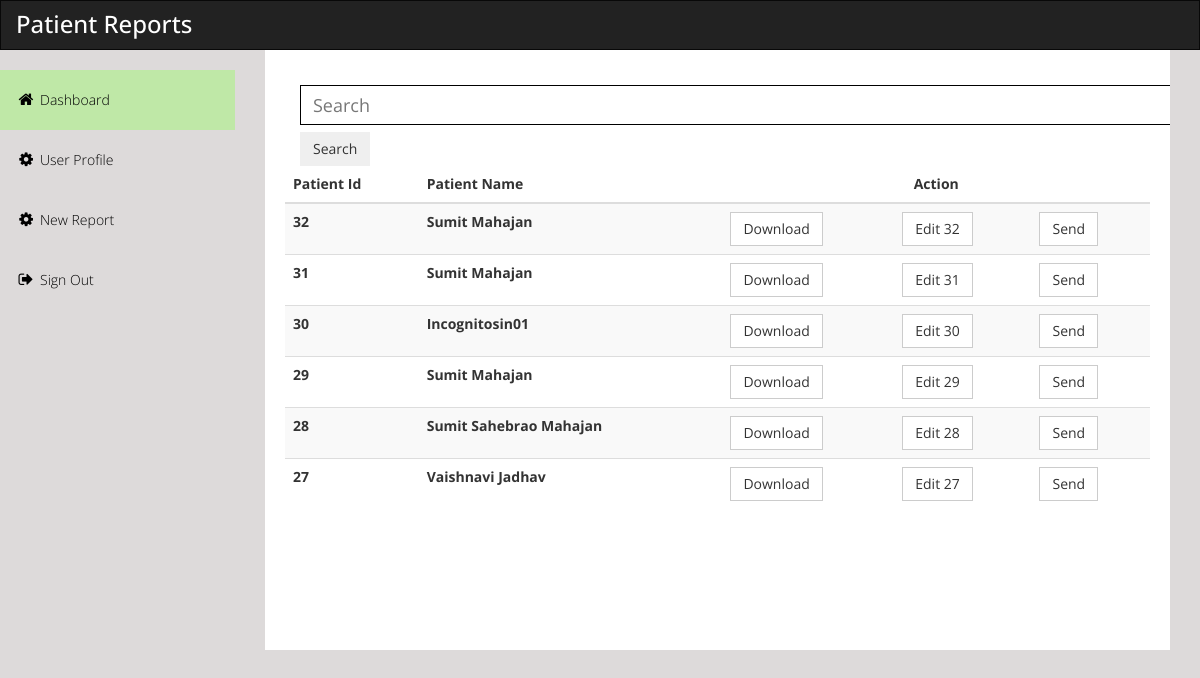
Before: /dashboard/ (signed in) with the older database file.
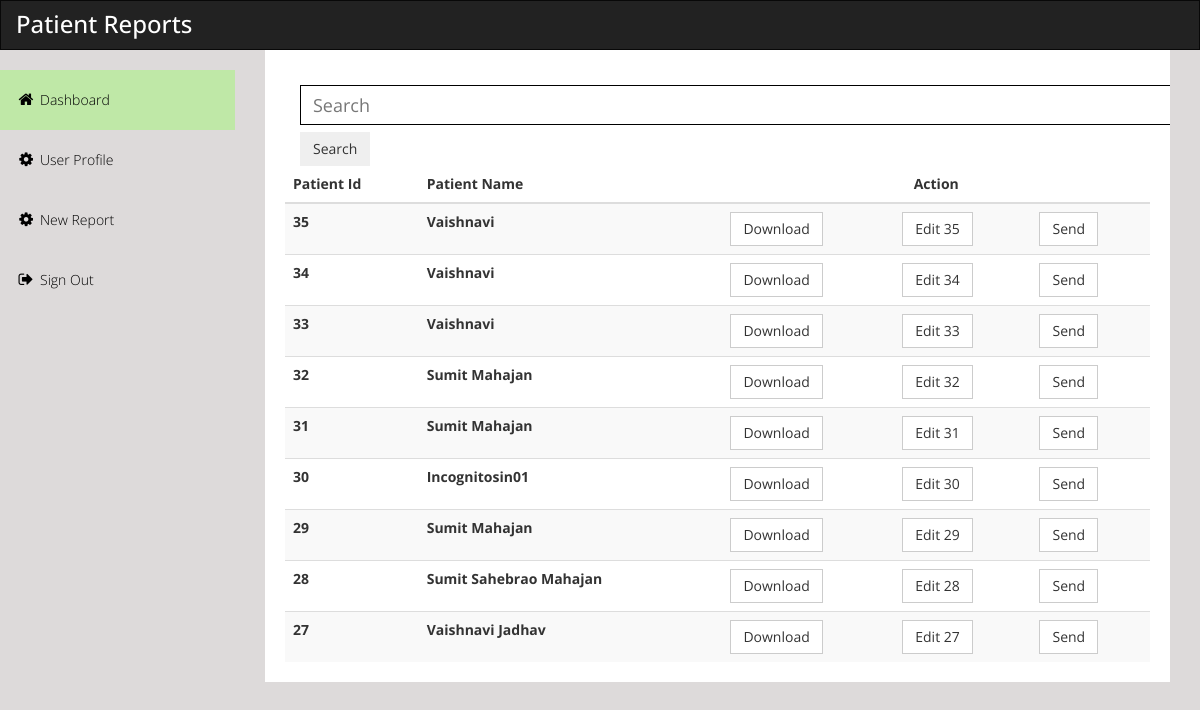
After: the same page with the newer database file.
### Home/models.py (models this page shows, shortened)
class Report_Patient(models.Model):
    patient_id=models.AutoField(primary_key=True)
    ijkname=models.CharField(max_length=100, null=True)
    ijkgender=models.CharField(max_length=100, null=True)
    ijkdot=models.CharField(max_length=100, null=True)
    ijkdob=models.CharField(max_length=100, null=True)
    ijkage=models.IntegerField(null=True)
    ijkinformant=models.CharField(max_length=100, null=True)
    ijkclass=models.CharField(max_length=10,null=True)
    ijk2_age_observation=models.CharField(max_length=100,null=True)
    ijk2_attention=models.CharField(max_length=100,null=True)
    ijkappropriateness=models.CharField(max_length=100,null=True)
    ijkinappropriate=models.CharField(max_length=100,null=True)
    ijkinappropriateness =models.CharField(max_length=100,null=True)
    ijkschonell_list_0=models.CharField(max_length=100,null=True)
    ijkschonell_list_1=models.CharField(max_length=100,null=True)
    ijkschonell_list_2=models.CharField(max_length=100,null=True)
    ijkschonell_list_3=models.CharField(max_length=100,null=True)
    ijkschonell_list_4=models.CharField(max_length=100,null=True)
    ijkschonell_list_5=models.CharField(max_length=100,null=True)
    ijkauditory_res=models.CharField(max_length=100,null=True)
    ijkreport_name=models.CharField(max_length=100,null=True)
    ijk2_referral=models.CharField(max_length=100,null=True)
    ijkschool=models.CharField(max_length=100,null=True)
    ijkcomplaints=models.CharField(max_length=100,null=True)
    ijklanguages=models.CharField(max_length=100,null=True)
    ijk2_qualities=models.CharField(max_length=100,null=True)
    ijk2_response=models.CharField(max_length=100,null=True)
    ijkfinal_review=models.CharField(max_length=100,null=True)
    ijkfinal_percentile=models.CharField(max_length=100,null=True)
    ijkfinal_intelligence=models.CharField(max_length=100,null=True)
    ijkschonell_reading_handwriting=models.CharField(max_length=100,null=True)
    ijkschonell_reading_age=models.CharField(max_length=100,null=True)
    ijkschonell_spelling_age=models.CharField(max_length=100,null=True)
    ijkschonell_summary=models.CharField(max_length=100,null=True)
    ijkschonell_list_7=models.CharField(max_length=100,null=True)
    ijkauditory_age=models.CharField(max_length=100,null=True)
    ijkauditory_summary=models.CharField(max_length=100,null=True)
    ijkauditory_report=models.CharField(max_length=100,null=True)
    ijkfinal_summary=models.CharField(max_length=100,null=True)
    ijktests=models.CharField(max_length=100,null=True)
    ijksattler_table=models.CharField(max_length=100,null=True)
    ijkyear=models.IntegerField(null=True)
    ijkmonth=models.IntegerField(null=True)
    ijkravens_test=models.CharField(max_length=100,null=True)
    ijkverbal_tests_average=models.IntegerField(null=True)
    ijkverbal_tests=models.CharField(max_length=100,null=True)
    ijkfull_score=models.IntegerField(null=True)
    ijkperformance_tests_average=models.IntegerField(null=True)
    ijkperformance_tests=models.CharField(max_length=100,null=True)
    Report = models.FileField(upload_to='media')
    report_name=models.CharField(max_length=100,null=True)
    ijkappropriate=models.CharField(max_length=100,null=True)
    ijksevere_level_of_inadequacy=models.CharField(max_length=100,null=True)
    ijkschonell_reading_handwriting_1=models.CharField(max_length=100,null=True)
    ijkschonell_reading_handwriting_2=models.CharField(max_length=100,null=True)
    ijkschonell_reading_handwriting_3=models.CharField(max_length=100,null=True)
    class Meta:
        ordering = ('-patient_id',)

### Home/views.py (the view)
# urls.py: path('dashboard/', views.index, name="index"),
@login_required(login_url='sign_in')
def index(request):
    patient = list(Report_Patient.objects.values())
    l=[]
    for i in patient:
        x = list(i.values())
        l.append(x)
    Url = f"{request.scheme}://{request.get_host()}/media/"
    return render(request, 'html/index.html',{'p':l,'u':Url})

### Home/templates/html/index.html (shortened to what this page needs)
<!DOCTYPE html>
{% load static %}
<head>
  <link rel="stylesheet" href="{% static 'css/bootstrap.min.css' %}">
  <link rel="stylesheet" href="{% static 'css/templatemo_main.css' %}">
</head>
<body>
  <div class="navbar navbar-inverse" role="navigation">
    <div class="navbar-header">
      <div class="logo">
        <h1>Patient Reports</h1>
      </div>
    </div>
  </div>
  <div class="template-page-wrapper">
    <div class="navbar-collapse collapse templatemo-sidebar">
      <ul class="templatemo-sidebar-menu">
        <li class="active"><a href="{% url 'index' %}"><i class="fa fa-home"></i>Dashboard</a></li>
        <li><a href="{% url 'profile' %}"><i class="fa fa-cog"></i>User Profile</a></li>
        <li><a href="{% url 'new_profile' %}"><i class="fa fa-cog"></i>New Report</a></li>
        <li><a href="javascript:;" data-toggle="modal" data-target="#confirmModal"><i class="fa fa-sign-out"></i>Sign
            Out</a></li>
      </ul>
    </div>
  </div>
  <div class="container">
    <div class="templatemo-content-wrapper">
      <div class="templatemo-content">
              <div class="container">
                <form action="{% url 'search_report' %}" method='GET' class="d-flex">
                <input name="report_search" id="search" class="form-control me-2" type="search" placeholder="Search"
                  aria-label="Search" />
                <button class="btn nav_btn btn-outline-dark mx-1" type="submit" id="search">
                  Search
                </button>
              </form>
              </div>
        <table class="table table-striped table-hover">
          <thead>
            <tr>
              <th scope="col">Patient Id</th>
              <th scope="col">Patient Name</th>
              <th colspan="3" style="text-align: center;">Action</th>
            </tr>
          </thead>
          <tbody>
            {% for i in p %}
              <tr>
                <th scope="row">{{i.0}}</th>
                <th scope="row">{{i.1}}</th>
                <td><a href="{{u}}{{i.49}}" class="btn btn-default" download>Download</a></td>
                <form method="POST" action="{% url 'edit' %}">
                <td><input type="submit" class="btn btn-default" name="edit" value="Edit {{i.0}}"></a></td>
              </form>
                <td><a href="{% url 'send_mail' i.0 %}" class="btn btn-default">Send</a></td>
              </tr>
            {% endfor %}
          </tbody>
        </table>
      </div>
  </div>
</body>
</html>

Changed rows visible on the page:
added Report_Patient: ijkname "Vaishnavi"
added Report_Patient: ijkname "Vaishnavi"
added Report_Patient: ijkname "Vaishnavi"
Other visible differences:
new list line: "35 Download Edit 35 Send"
new list line: "34 Download Edit 34 Send"
new list line: "33 Download Edit 33 Send"
